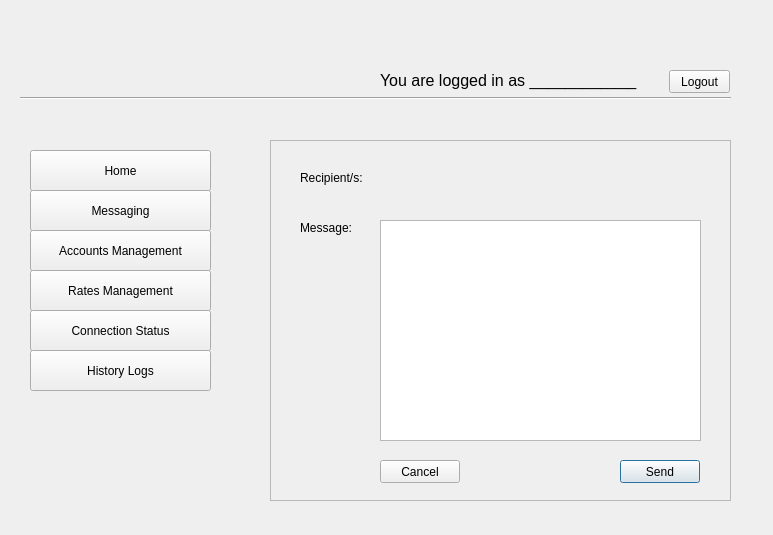
<?xml version="1.0" encoding="UTF-8"?>
<ui version="4.0">
 <class>UnitCommunication</class>
 <widget class="QDialog" name="UnitCommunication">
  <property name="geometry">
   <rect>
    <x>0</x>
    <y>0</y>
    <width>773</width>
    <height>535</height>
   </rect>
  </property>
  <property name="windowTitle">
   <string>Dialog</string>
  </property>
  <widget class="QFrame" name="frame">
   <property name="geometry">
    <rect>
     <x>270</x>
     <y>140</y>
     <width>461</width>
     <height>361</height>
    </rect>
   </property>
   <property name="frameShape">
    <enum>QFrame::StyledPanel</enum>
   </property>
   <property name="frameShadow">
    <enum>QFrame::Raised</enum>
   </property>
   <widget class="QLabel" name="label">
    <property name="geometry">
     <rect>
      <x>30</x>
      <y>30</y>
      <width>91</width>
      <height>16</height>
     </rect>
    </property>
    <property name="text">
     <string>Recipient/s:</string>
    </property>
   </widget>
   <widget class="QLabel" name="label_2">
    <property name="geometry">
     <rect>
      <x>30</x>
      <y>80</y>
      <width>91</width>
      <height>16</height>
     </rect>
    </property>
    <property name="text">
     <string>Message:</string>
    </property>
   </widget>
   <widget class="QPlainTextEdit" name="plainTextEdit">
    <property name="geometry">
     <rect>
      <x>110</x>
      <y>80</y>
      <width>321</width>
      <height>221</height>
     </rect>
    </property>
   </widget>
   <widget class="QPushButton" name="pushButton">
    <property name="geometry">
     <rect>
      <x>350</x>
      <y>320</y>
      <width>80</width>
      <height>23</height>
     </rect>
    </property>
    <property name="text">
     <string>Send</string>
    </property>
   </widget>
   <widget class="QPushButton" name="pushButton_2">
    <property name="geometry">
     <rect>
      <x>110</x>
      <y>320</y>
      <width>80</width>
      <height>23</height>
     </rect>
    </property>
    <property name="text">
     <string>Cancel</string>
    </property>
   </widget>
  </widget>
  <widget class="QPushButton" name="pushButton_5">
   <property name="geometry">
    <rect>
     <x>30</x>
     <y>270</y>
     <width>181</width>
     <height>41</height>
    </rect>
   </property>
   <property name="text">
    <string>Rates Management</string>
   </property>
  </widget>
  <widget class="QPushButton" name="pushButton_6">
   <property name="geometry">
    <rect>
     <x>30</x>
     <y>310</y>
     <width>181</width>
     <height>41</height>
    </rect>
   </property>
   <property name="text">
    <string>Connection Status</string>
   </property>
  </widget>
  <widget class="QPushButton" name="pushButton_3">
   <property name="geometry">
    <rect>
     <x>30</x>
     <y>190</y>
     <width>181</width>
     <height>41</height>
    </rect>
   </property>
   <property name="text">
    <string>Messaging</string>
   </property>
  </widget>
  <widget class="QPushButton" name="pushButton_4">
   <property name="geometry">
    <rect>
     <x>669</x>
     <y>70</y>
     <width>61</width>
     <height>23</height>
    </rect>
   </property>
   <property name="text">
    <string>Logout</string>
   </property>
  </widget>
  <widget class="Line" name="line">
   <property name="geometry">
    <rect>
     <x>20</x>
     <y>90</y>
     <width>711</width>
     <height>16</height>
    </rect>
   </property>
   <property name="orientation">
    <enum>Qt::Horizontal</enum>
   </property>
  </widget>
  <widget class="QPushButton" name="pushButton_7">
   <property name="geometry">
    <rect>
     <x>30</x>
     <y>230</y>
     <width>181</width>
     <height>41</height>
    </rect>
   </property>
   <property name="text">
    <string>Accounts Management</string>
   </property>
  </widget>
  <widget class="QPushButton" name="pushButton_8">
   <property name="geometry">
    <rect>
     <x>30</x>
     <y>150</y>
     <width>181</width>
     <height>41</height>
    </rect>
   </property>
   <property name="text">
    <string>Home</string>
   </property>
  </widget>
  <widget class="QPushButton" name="pushButton_9">
   <property name="geometry">
    <rect>
     <x>30</x>
     <y>350</y>
     <width>181</width>
     <height>41</height>
    </rect>
   </property>
   <property name="text">
    <string>History Logs</string>
   </property>
  </widget>
  <widget class="QLabel" name="label_3">
   <property name="geometry">
    <rect>
     <x>380</x>
     <y>70</y>
     <width>271</width>
     <height>20</height>
    </rect>
   </property>
   <property name="font">
    <font>
     <pointsize>12</pointsize>
    </font>
   </property>
   <property name="text">
    <string>You are logged in as ____________</string>
   </property>
  </widget>
  <widget class="QLabel" name="label_4">
   <property name="geometry">
    <rect>
     <x>10</x>
     <y>20</y>
     <width>201</width>
     <height>81</height>
    </rect>
   </property>
   <property name="text">
    <string/>
   </property>
   <property name="pixmap">
    <pixmap resource="imgresource.qrc">:/images/logo.png</pixmap>
   </property>
   <property name="scaledContents">
    <bool>true</bool>
   </property>
  </widget>
 </widget>
 <resources>
  <include location="imgresource.qrc"/>
 </resources>
 <connections/>
</ui>
